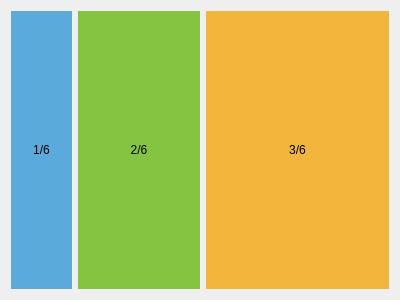
<?xml version="1.0" encoding="UTF-8"?>
<ui version="4.0">
 <class>HorizontalLayoutStretch</class>
 <widget class="QWidget" name="HorizontalLayoutStretch">
  <property name="geometry">
   <rect>
    <x>0</x>
    <y>0</y>
    <width>400</width>
    <height>300</height>
   </rect>
  </property>
  <property name="windowTitle">
   <string>Form</string>
  </property>
  <property name="styleSheet">
   <string notr="true">#label {
    background: #5aaadb;
}
#label_2 {
    background: #85c440;
}
#label_3 {
    background: #f2b63c;
}</string>
  </property>
  <layout class="QHBoxLayout" name="horizontalLayout" stretch="1,2,3">
   <item>
    <widget class="QLabel" name="label">
     <property name="text">
      <string>1/6</string>
     </property>
     <property name="alignment">
      <set>Qt::AlignCenter</set>
     </property>
    </widget>
   </item>
   <item>
    <widget class="QLabel" name="label_2">
     <property name="text">
      <string>2/6</string>
     </property>
     <property name="alignment">
      <set>Qt::AlignCenter</set>
     </property>
    </widget>
   </item>
   <item>
    <widget class="QLabel" name="label_3">
     <property name="text">
      <string>3/6</string>
     </property>
     <property name="alignment">
      <set>Qt::AlignCenter</set>
     </property>
    </widget>
   </item>
  </layout>
 </widget>
 <resources/>
 <connections/>
</ui>
